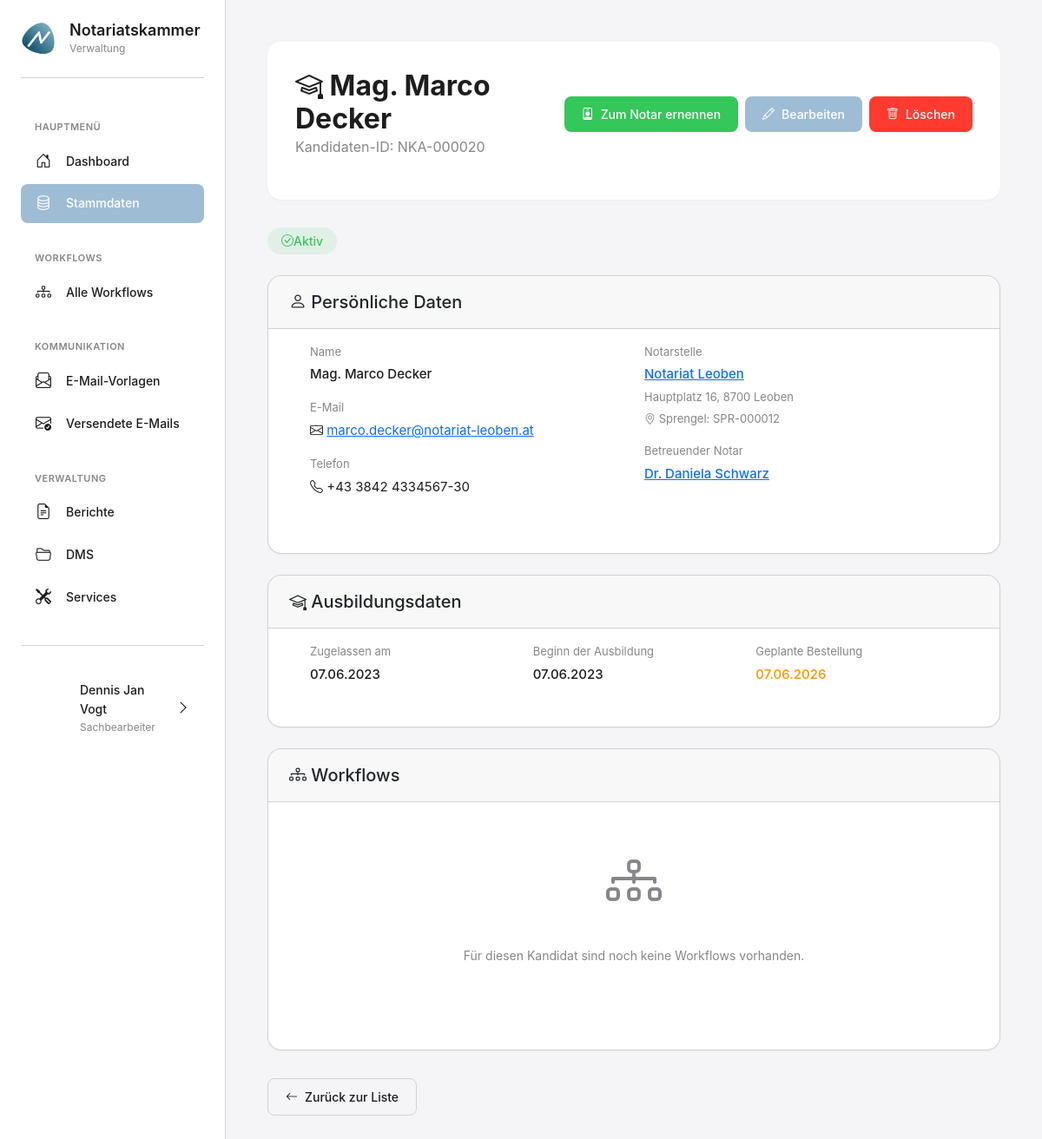
Page /stammdaten/anwaerter/NKA-000020/ (signed in) on the earlier database version.
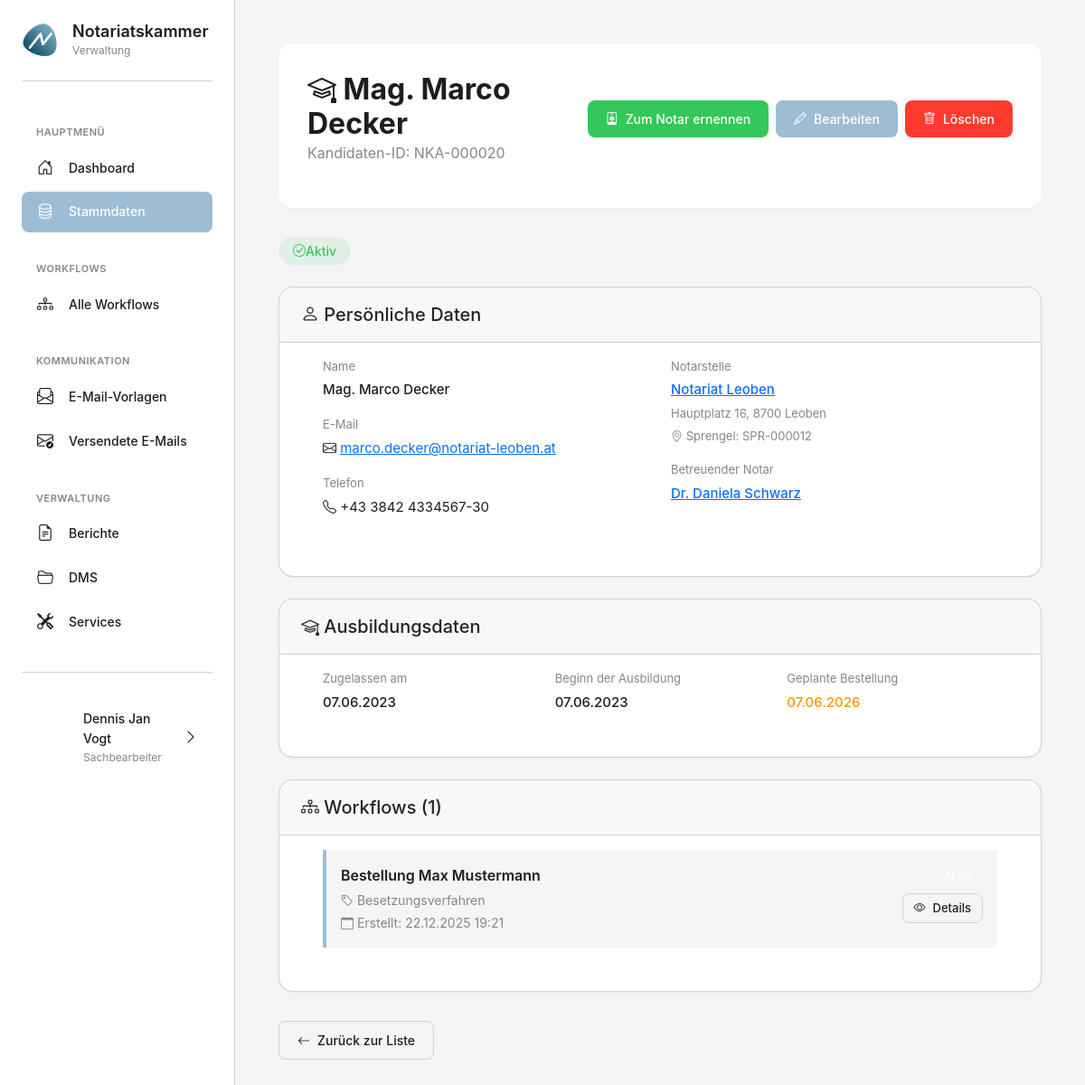
Same page on the later database version.
### apps/workflows/models.py (models this page shows, shortened)
class WorkflowInstanz(ZeitstempelModel):
    STATUS_CHOICES = [
        ('aktiv', 'Aktiv'),
        ('archiviert', 'Archiviert'),
    ]
    workflow_typ = models.ForeignKey(
        WorkflowTyp,
        on_delete=models.PROTECT,
        related_name='instanzen',
        verbose_name='Workflow-Typ'
    )
    name = models.CharField(
        max_length=200,
        verbose_name='Name',
        help_text='Beschreibender Name für diese Workflow-Instanz'
    )
    status = models.CharField(
        max_length=20,
        choices=STATUS_CHOICES,
        default='aktiv',
        verbose_name='Status'
    )
    erstellt_von = models.ForeignKey(
        settings.AUTH_USER_MODEL,
        on_delete=models.PROTECT,
        related_name='erstellte_workflows',
        verbose_name='Erstellt von'
    )
    archiviert_am = models.DateTimeField(
        null=True,
        blank=True,
        verbose_name='Archiviert am'
    )
    fertigstellungsdatum = models.DateField(
        null=True,
        blank=True,
        verbose_name='Fertigstellungsdatum',
        help_text='Geplantes Datum zur Fertigstellung des Workflows'
    )
    betroffene_notare = models.ManyToManyField(
        'personen.Notar',
        blank=True,
        related_name='workflows_als_betroffener',
        verbose_name='Betroffene Notare',
        help_text='Notare, die von diesem Workflow betroffen sind'
    )
    betroffene_kandidaten = models.ManyToManyField(
        'personen.NotarAnwaerter',
        blank=True,
        related_name='workflows_als_betroffener',
        verbose_name='Betroffene Kandidaten',
        help_text='Notariatskandidaten, die von diesem Workflow betroffen sind'
    )
    notizen = models.TextField(
        blank=True,
        verbose_name='Notizen'
    )
    kennung = models.CharField(
        max_length=50,
        unique=True,
        blank=True,
        verbose_name='Kennung',
        help_text='Eindeutige Kennung (z.B. 2025-BES-001)'
    )
    jahr = models.PositiveIntegerField(
        default=2025,
        verbose_name='Jahr',
        help_text='Jahr für Kennungssystem'
    )
    laufende_nummer = models.PositiveIntegerField(
        default=0,
        verbose_name='Laufende Nummer',
        help_text='Laufende Nummer innerhalb Jahr und Typ'
    )
    referenten = models.ManyToManyField(
        'personen.Notar',
        blank=True,
        related_name='workflows_als_referent',
        verbose_name='Referenten',
        help_text='Notare die als Referenten am Workflow beteiligt sind'
    )
    bewerber = models.ManyToManyField(
        'personen.NotarAnwaerter',
        blank=True,
        related_name='workflows_als_bewerber',
        verbose_name='Bewerber',
        help_text='Kandidat die sich um die Stelle bewerben'
    )
    class Meta:
        verbose_name = 'Workflow-Instanz'
        verbose_name_plural = 'Workflow-Instanzen'
        ordering = ['-erstellt_am']

class WorkflowTyp(ZeitstempelModel):
    name = models.CharField(
        max_length=200,
        unique=True,
        verbose_name='Name',
        help_text='Name des Workflow-Typs'
    )
    beschreibung = models.TextField(
        blank=True,
        verbose_name='Beschreibung',
        help_text='Detaillierte Beschreibung des Workflows'
    )
    ist_aktiv = models.BooleanField(
        default=True,
        verbose_name='Ist aktiv',
        help_text='Kann dieser Workflow-Typ für neue Instanzen verwendet werden?'
    )
    kuerzel = models.CharField(
        max_length=10,
        unique=True,
        null=True,
        blank=True,
        verbose_name='Kürzel',
        help_text='Kürzel für Kennung (z.B. BES, BP, NOT)'
    )
    class Meta:
        verbose_name = 'Workflow-Typ'
        verbose_name_plural = 'Workflow-Typen'
        ordering = ['name']

### apps/personen/views.py (the view)
# urls.py: path('anwaerter/<str:anwaerter_id>/', views.anwaerter_detail_view, name='anwaerter_detail'),
@login_required
def anwaerter_detail_view(request, anwaerter_id):
    anwaerter = get_object_or_404(
        NotarAnwaerter.objects.select_related('betreuender_notar', 'notarstelle', 'notarstelle__sprengel'),
        anwaerter_id=anwaerter_id
    )
    from apps.workflows.models import WorkflowInstanz
    workflows = WorkflowInstanz.objects.filter(
        betroffene_kandidaten=anwaerter
    ).select_related('workflow_typ', 'erstellt_von').order_by('-erstellt_am')
    context = {
        'anwaerter': anwaerter,
        'workflows': workflows,
    }
    return render(request, 'personen/anwaerter_detail.html', context)

### apps/personen/models.py (called while the page is built)
    def get_voller_name(self):
        teile = [self.titel, self.vorname, self.nachname]
        return ' '.join(filter(None, teile))

### templates/personen/anwaerter_detail.html (shortened to what the changed rows need)
{% extends 'base_modern.html' %}
{% load static %}
{% block content %}
<div class="page-header">
    <div class="page-header-top">
        <div>
            <h1 class="page-title">
                <i class="bi bi-mortarboard"></i> {{ anwaerter.get_voller_name }}
            </h1>
        </div>
    </div>
</div>
{% if workflows %}
<div class="card" style="margin-bottom: var(--spacing-lg);">
    <div class="card-header" style="padding: 18px 24px; margin: calc(-1 * var(--spacing-xl)) calc(-1 * var(--spacing-xl)) 0 calc(-1 * var(--spacing-xl)); border-radius: var(--radius-lg) var(--radius-lg) 0 0;">
        <h5 class="mb-0">
            <i class="bi bi-diagram-3"></i> Workflows ({{ workflows.count }})
        </h5>
    </div>
    <div class="card-body">
        <div style="display: grid; gap: var(--spacing-md);">
            {% for workflow in workflows %}
            <div style="padding: var(--spacing-md); background: var(--bg-primary); border-radius: var(--border-radius); border-left: 4px solid var(--secondary-blue);">
                <div style="display: flex; justify-content: space-between; align-items: start;">
                    <div style="flex: 1;">
                        <div style="font-weight: 600; font-size: 16px; margin-bottom: 4px;">
                            {{ workflow.name }}
                        </div>
                        <div style="font-size: 14px; color: var(--text-secondary);">
                            <i class="bi bi-tag"></i> {{ workflow.workflow_typ.name }}
                        </div>
                        <div style="font-size: 14px; color: var(--text-secondary); margin-top: 2px;">
                            <i class="bi bi-calendar"></i> Erstellt: {{ workflow.erstellt_am|date:"d.m.Y H:i" }}
                        </div>
                    </div>
                    <div style="text-align: right;">
                        <span class="badge badge-{{ workflow.status }}" style="font-size: 13px; margin-bottom: 8px; display: inline-block;">
                        </span>
                        {% if workflow.id %}
                        <div>
                            <a href="#" class="btn btn-secondary btn-sm">
                                <i class="bi bi-eye"></i> Details
                            </a>
                        </div>
                        {% endif %}
                    </div>
                </div>
            </div>
            {% endfor %}
        </div>
    </div>
</div>
{% else %}
<div class="card" style="margin-bottom: var(--spacing-lg);">
    <div class="card-header" style="padding: 18px 24px; margin: calc(-1 * var(--spacing-xl)) calc(-1 * var(--spacing-xl)) 0 calc(-1 * var(--spacing-xl)); border-radius: var(--radius-lg) var(--radius-lg) 0 0;">
        <h5 class="mb-0">
            <i class="bi bi-diagram-3"></i> Workflows
        </h5>
    </div>
    <div class="card-body">
        <div class="empty-state" style="padding: var(--spacing-lg);">
            <div class="empty-state-icon">
                <i class="bi bi-diagram-3"></i>
            </div>
            <p class="empty-state-text">Für diesen Kandidat sind noch keine Workflows vorhanden.</p>
        </div>
    </div>
</div>
{% endif %}
{% endblock %}

Differences in the rows shown:
added WorkflowInstanz: name "Bestellung Max Mustermann", workflow_typ.name "Besetzungsverfahren", erstellt_am "22.12.2025 19:21", shows "Details"
Other differences:
{{ workflows.count }}: (not shown) → "1"
text no longer shown: "Workflows Für diesen Kandidat sind noch keine Workflows vorhanden."
text now shown: "Workflows ( )"
